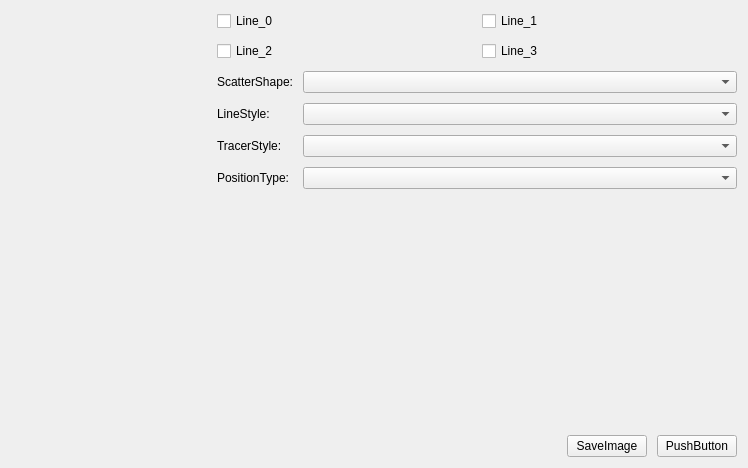
<?xml version="1.0" encoding="UTF-8"?>
<ui version="4.0">
 <class>CatLineChart</class>
 <widget class="QWidget" name="CatLineChart">
  <property name="geometry">
   <rect>
    <x>0</x>
    <y>0</y>
    <width>748</width>
    <height>468</height>
   </rect>
  </property>
  <property name="windowTitle">
   <string>Form</string>
  </property>
  <layout class="QHBoxLayout" name="RootLayout">
   <item>
    <widget class="QCatGrayQcustomplotCustomChart" name="ChartWidget" native="true">
     <property name="minimumSize">
      <size>
       <width>200</width>
       <height>0</height>
      </size>
     </property>
    </widget>
   </item>
   <item>
    <widget class="QWidget" name="FunctionWidget" native="true">
     <property name="minimumSize">
      <size>
       <width>0</width>
       <height>0</height>
      </size>
     </property>
     <layout class="QVBoxLayout" name="verticalLayout">
      <property name="spacing">
       <number>10</number>
      </property>
      <property name="leftMargin">
       <number>0</number>
      </property>
      <property name="topMargin">
       <number>0</number>
      </property>
      <property name="rightMargin">
       <number>0</number>
      </property>
      <property name="bottomMargin">
       <number>0</number>
      </property>
      <item>
       <layout class="QGridLayout" name="gridLayout">
        <property name="topMargin">
         <number>0</number>
        </property>
        <item row="0" column="0">
         <widget class="QCheckBox" name="Line_0">
          <property name="text">
           <string>Line_0</string>
          </property>
         </widget>
        </item>
        <item row="1" column="0">
         <widget class="QCheckBox" name="Line_2">
          <property name="text">
           <string>Line_2</string>
          </property>
         </widget>
        </item>
        <item row="0" column="1">
         <widget class="QCheckBox" name="Line_1">
          <property name="text">
           <string>Line_1</string>
          </property>
         </widget>
        </item>
        <item row="1" column="1">
         <widget class="QCheckBox" name="Line_3">
          <property name="text">
           <string>Line_3</string>
          </property>
         </widget>
        </item>
       </layout>
      </item>
      <item>
       <layout class="QFormLayout" name="formLayout">
        <property name="horizontalSpacing">
         <number>10</number>
        </property>
        <property name="verticalSpacing">
         <number>10</number>
        </property>
        <item row="1" column="1">
         <widget class="QComboBox" name="ScatterShapeBox"/>
        </item>
        <item row="1" column="0">
         <widget class="QLabel" name="ScatterShapeLabel">
          <property name="text">
           <string>ScatterShape:</string>
          </property>
         </widget>
        </item>
        <item row="2" column="0">
         <widget class="QLabel" name="LineStyleLabel">
          <property name="text">
           <string>LineStyle:</string>
          </property>
         </widget>
        </item>
        <item row="2" column="1">
         <widget class="QComboBox" name="LineStyleBox"/>
        </item>
        <item row="3" column="0">
         <widget class="QLabel" name="TracerStyleLabel">
          <property name="text">
           <string>TracerStyle:</string>
          </property>
         </widget>
        </item>
        <item row="3" column="1">
         <widget class="QComboBox" name="TracerStyleBox"/>
        </item>
        <item row="4" column="0">
         <widget class="QLabel" name="PositionTypeLabel">
          <property name="text">
           <string>PositionType:</string>
          </property>
         </widget>
        </item>
        <item row="4" column="1">
         <widget class="QComboBox" name="PositionTypeBox"/>
        </item>
       </layout>
      </item>
      <item>
       <spacer name="verticalSpacer">
        <property name="orientation">
         <enum>Qt::Vertical</enum>
        </property>
        <property name="sizeHint" stdset="0">
         <size>
          <width>20</width>
          <height>363</height>
         </size>
        </property>
       </spacer>
      </item>
      <item>
       <layout class="QHBoxLayout" name="horizontalLayout">
        <item>
         <spacer name="horizontalSpacer">
          <property name="orientation">
           <enum>Qt::Horizontal</enum>
          </property>
          <property name="sizeHint" stdset="0">
           <size>
            <width>40</width>
            <height>20</height>
           </size>
          </property>
         </spacer>
        </item>
        <item>
         <widget class="QPushButton" name="SaveButton">
          <property name="text">
           <string>SaveImage</string>
          </property>
         </widget>
        </item>
        <item>
         <widget class="QPushButton" name="StartButton">
          <property name="text">
           <string>PushButton</string>
          </property>
         </widget>
        </item>
       </layout>
      </item>
     </layout>
    </widget>
   </item>
  </layout>
 </widget>
 <customwidgets>
  <customwidget>
   <class>QCatGrayQcustomplotCustomChart</class>
   <extends>QWidget</extends>
   <header location="global">QCatGrayQcustomplotCustomChart.h</header>
   <container>1</container>
  </customwidget>
 </customwidgets>
 <resources/>
 <connections/>
</ui>
